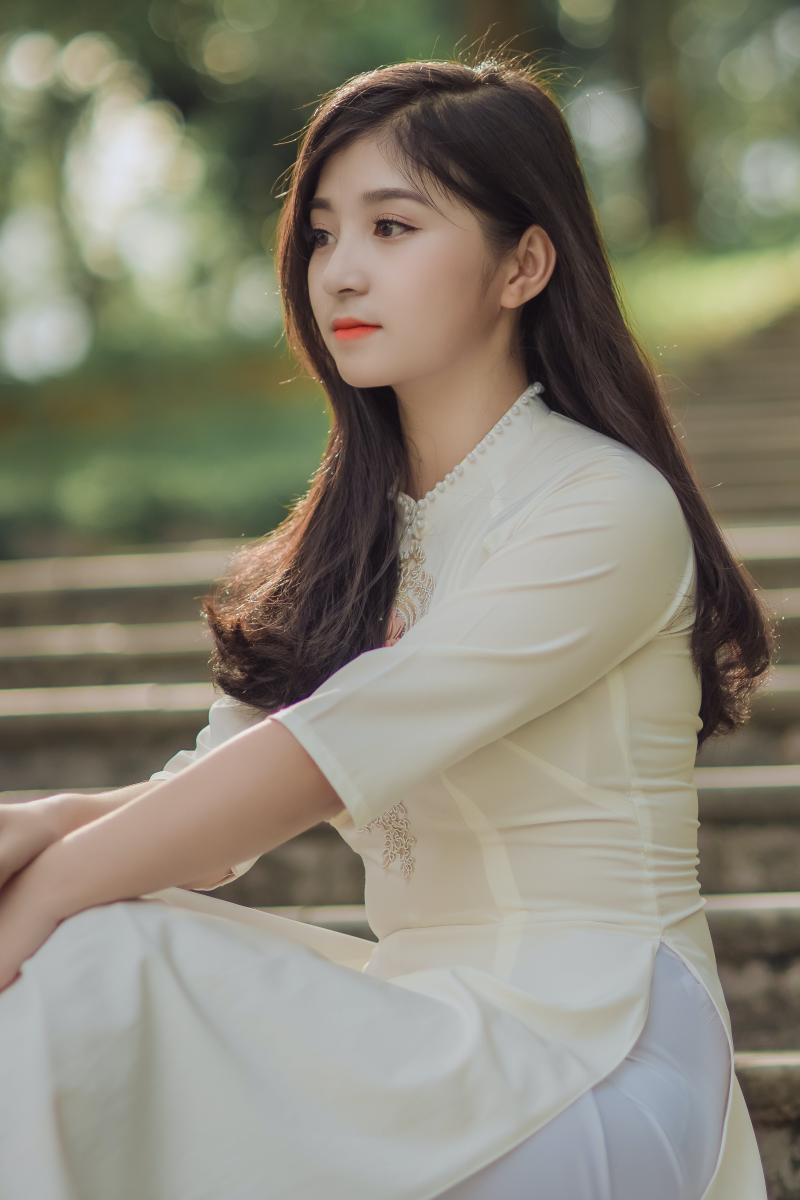
#> input picture girl2.jpg, 4000 x 6000 px, found by its file name (shown at 1/5 size)
$ python main.py
#> lines starting #> are read from the running program, lines starting #| are printed output that depends on the picture
from PIL import Image, ImageDraw, ImageFont

image = Image.open('E:/fornew/girl2.jpg')
#> image is the input picture: PIL image 4000x6000 RGB; mean R, G, B 135.7, 131.9, 116.5

width, height = image.size
#> width = 4000; height = 6000
aspect_ratio = height / width
#> aspect_ratio = 1.5
new_width = 1440
new_height = int(aspect_ratio * new_width * 0.55)
#> new_height = 1188
image = image.resize((new_width, new_height))
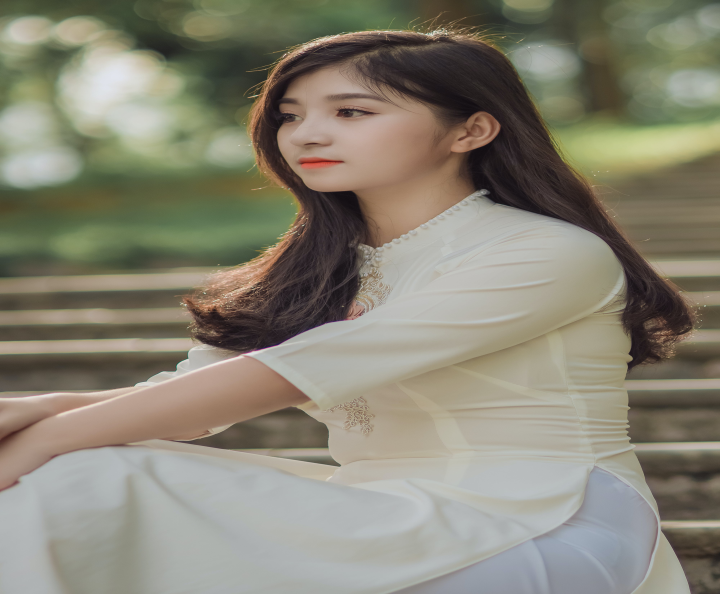
#> image: PIL image 1440x1188 RGB (shown at 1/2 size); mean R, G, B 135.7, 131.9, 116.5

# Convert the image to grayscale
image = image.convert('L')
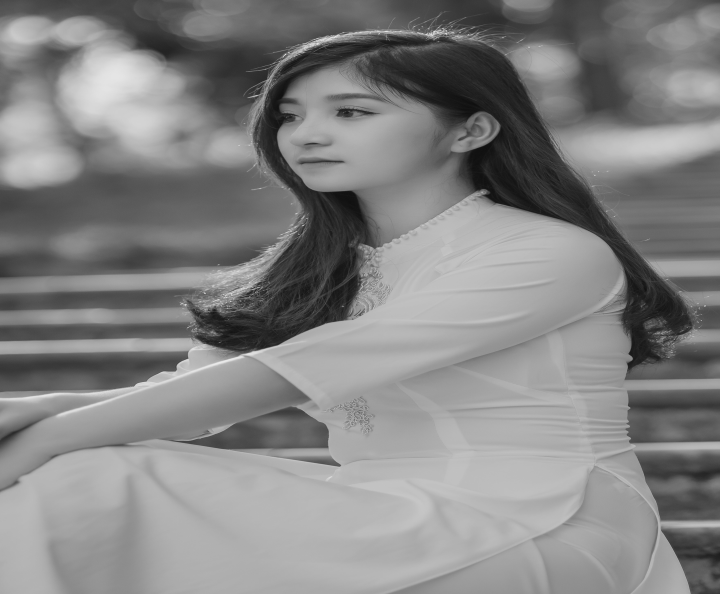
#> image: PIL image 1440x1188 L (shown at 1/2 size); min 14, max 249, mean 131.3

ascii_chars = '"@%#*+=-:. /'

draw_image = Image.new('RGB', (new_width * 6, new_height * 12), color='white')
#> draw_image: PIL image 8640x14256 RGB; every value is 255
draw = ImageDraw.Draw(draw_image)
font = ImageFont.load_default()

x = 0
y = 0
for pixel_value in image.getdata():
    char = ascii_chars[pixel_value // 25]
#> (the run stopped early here; a loop or call above may not have finished)
